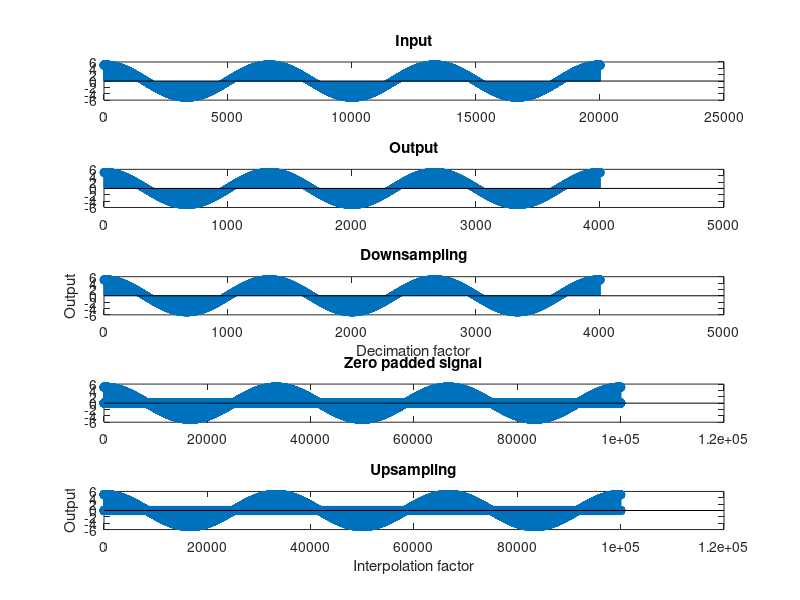

This chart was generated by the following MATLAB code:
clc;
clear all;
close all;

%for continous input
d=input('Enter the decimation factor');
i=input('Enter the interpolation factor');
a=input('Enter the amplitude');
fin=input('Enter the input frequency');
t=0:0.00001:(1/fin);
x=a*cos(2*pi*fin*3*t);  % n=3 ie for 3 cycles
y=x(1:d:length(x));

subplot(5,1,1);
stem(x);
title('Input');

subplot(5,1,2);
stem(y);
title('Output');

y=downsample(x,d);
subplot(5,1,3);
stem(y);
title('Downsampling');
xlabel('Decimation factor');
ylabel('Output');

Q=zeros(1,i*length(x));
Q(1:i:length(Q))=x; %padding zeros
subplot(5,1,4);
stem(Q);
title('Zero padded signal')
subplot(5,1,5);

w=upsample(x,i);
stem(w);
title('Upsampling');
xlabel('Interpolation factor');
ylabel('Output');

